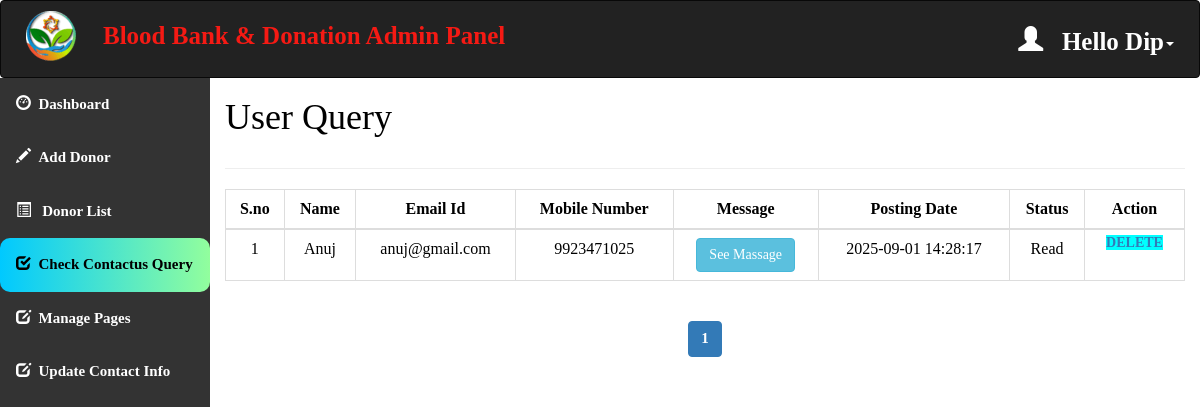
Page /admin/query.php (signed in) on the committed database.
### tables this page shows
create table contact_query(
query_id int auto_increment Not Null,
query_name varchar(100) NOT NULL,
query_mail varchar(120) NOT NULL,
query_number char(11) NOT NULL,
query_message longtext NOT NULL,
query_date timestamp NOT NULL DEFAULT CURRENT_TIMESTAMP,
query_status int(11) DEFAULT NULL,
Primary key(query_id)
);

### admin/query.php (the view, shortened to what this page needs)
<html>
<head>
  <link rel="stylesheet" href="https://maxcdn.bootstrapcdn.com/bootstrap/3.4.1/css/bootstrap.min.css">
</head>
<?php
include 'conn.php';
if (isset($_SESSION['loggedin']) && $_SESSION['loggedin'] == true) {
?>
  <body style="color:black">
    <div id="header">
      <?php include 'header.php'; ?>
    </div>
    <div id="sidebar">
      <?php $active = "query"; include 'sidebar.php'; ?>
    </div>
    <div id="content">
      <div class="content-wrapper">
        <div class="container-fluid">
          <div class="row">
            <div class="col-md-12 lg-12 sm-12">
              <h1 class="page-title">User Query</h1>
            </div>
          </div>
          <hr>
          <?php
          include 'conn.php';
          $limit = 10;
          if (isset($_GET['page'])) {
            $page = $_GET['page'];
          } else {
            $page = 1;
          }
          $offset = ($page - 1) * $limit;
          $count = $offset + 1;
          $sql = "select * from contact_query LIMIT {$offset},{$limit}";
          $result = mysqli_query($conn, $sql);
          if (mysqli_num_rows($result) > 0) {
          ?>
            <div class="table-responsive">
              <table class="table table-bordered" style="text-align:center">
                <thead style="text-align:center">
                  <th style="text-align:center">S.no</th>
                  <th style="text-align:center">Name</th>
                  <th style="text-align:center">Email Id</th>
                  <th style="text-align:center">Mobile Number</th>
                  <th style="text-align:center">Message</th>
                  <th style="text-align:center">Posting Date</th>
                  <th style="text-align:center">Status</th>
                  <th style="text-align:center">Action</th>
                </thead>
                <tbody>
                  <?php
                  while ($row = mysqli_fetch_assoc($result)) { ?>
                    <tr>
                      <td><?php echo $count++; ?></td>
                      <td><?php echo $row['query_name']; ?></td>
                      <td><?php echo $row['query_mail']; ?></td>
                      <td><?php echo $row['query_number']; ?></td>
                      <td>
                        <button class="btn btn-info" data-toggle="modal" data-target="#messageModal"
                                data-message="<?php echo addslashes($row['query_message']); ?>">See Massage</button>
                      </td>
                      <td><?php echo $row['query_date']; ?></td>
                      <?php if ($row['query_status'] == 1) {
                      ?><td>Read<br></td>
                      <?php } else { ?>
                        <td><a href="query.php?id=<?php echo $row['query_id']; ?>" onclick="clickme()"><b id="demo">Pending</b></a><br></td>
                      <?php } ?>
                      <td id="he" style="width:100px">
                        <a style="background-color:aqua" href='delete_query.php?id=<?php echo $row['query_id']; ?>'> Delete </a>
                      </td>
                    </tr>
                  <?php } ?>
                </tbody>
              </table>
            </div>
          <?php } ?>
          <div class="table-responsive" style="text-align:center;align:center">
            <?php
            $sql1 = "SELECT * FROM contact_query";
            $result1 = mysqli_query($conn, $sql1) or die("Query Failed.");
            if (mysqli_num_rows($result1) > 0) {
              $total_records = mysqli_num_rows($result1);
              $total_page = ceil($total_records / $limit);
              echo '<ul class="pagination admin-pagination">';
              for ($i = 1; $i <= $total_page; $i++) {
                if ($i == $page) {
                  $active = "active";
                } else {
                  $active = "";
                }
                echo '<li class="' . $active . '"><a href="query.php?page=' . $i . '">' . $i . '</a></li>';
              }
              echo '</ul>';
            }
            ?>
          </div>
        </div>
      </div>
    <?php }
    ?>
  </body>
</html>

### admin/header.php (shortened to what this page needs)
<!DOCTYPE html>
<html>
<head>
  <link rel="stylesheet" href="https://maxcdn.bootstrapcdn.com/bootstrap/3.4.1/css/bootstrap.min.css">
</head>
<body>
  <nav class="navbar navbar-inverse">
    <div class="container-fluid">
      <div class="navbar-header">
        <img style="padding-right: 30px;" src="admin_image/11.png" alt="">
        <a class="navbar-brand" id="qq" href="dashboard.php" style="color:#F51A14;">Blood Bank & Donation Admin Panel</a>
      </div>
      <ul class="nav navbar-nav navbar-right">
        <li class="dropdown"><a class="dropdown-toggle" id="qw" data-toggle="dropdown" href="#" style="font-weight:bold;color:white "> <span class="glyphicon glyphicon-user"></span>&nbsp&nbsp
            <?php
            include 'conn.php';
            $username = $_SESSION['username'];
            $sql = "select * from admin_info where admin_username='$username'";
            $result = mysqli_query($conn, $sql) or die("query failed.");
            $row = mysqli_fetch_assoc($result);
            echo "Hello " . $row['admin_name'];
            ?><span class="caret"></span></a>
        </li>
      </ul>
    </div>
  </nav>
</body>
</html>

### admin/query.php (style rules this page uses)
#sidebar { position: relative; margin-top: -20px; }
#content { position: relative; margin-left: 210px; }
#he { font-size: 14px; font-weight: 600; text-transform: uppercase; padding: 3px 7px; color: #fff; text-decoration: none; border-radius: 3px; align: center; }

### admin/header.php (style rules this page uses)
.navbar { background-color: #333333; padding: 10px 10px; color: #FF0404; }
.navbar-header { display: flex; align-items: center; }
.navbar a { color: white; text-align: center; padding: 12px; text-decoration: none; font-size: 25px; line-height: 25px; }
.navbar-brand { font-size: 25px; font-weight: bold; }
.navbar a { float: none; display: inline; text-align: left; }
.navbar-right { float: none; }

### admin/sidebar.php (style rules this page uses)
body { margin: 0; font-family: 'Averia Gruesa Libre'; font-size: 15px; color: #F8F9F9; }

### rows in the picture
contact_query: query_name "Anuj", query_mail "anuj@gmail.com", query_number "9923471025", query_date "2025-09-01 14:28:17", query_status "Read"

### other values in the picture
$row['admin_name'] "Dip"
